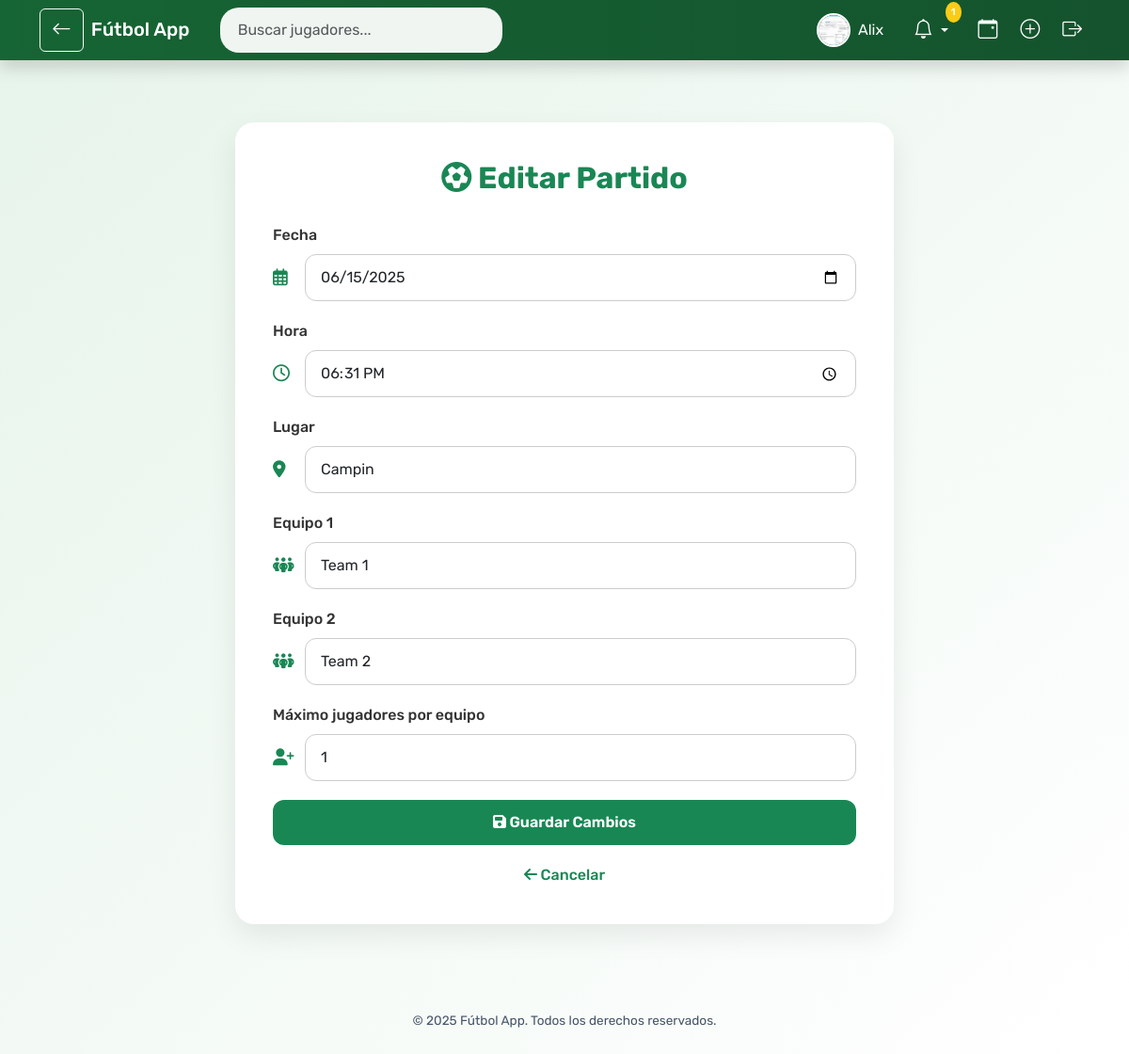
The page /partido/11/editar (signed in) on the database its author committed.
### models.py (models this page shows, shortened)
class User(UserMixin, db.Model):
    __tablename__ = 'user'
    id = db.Column(db.Integer, primary_key=True)
    username = db.Column(db.String(100), unique=True, nullable=False)
    password = db.Column(db.String(200), nullable=False)
    foto_perfil = db.Column(db.String(120), default='default.jpg')
    calificaciones_recibidas = db.relationship(
        'Calificacion', foreign_keys='Calificacion.evaluado_id',
        back_populates='evaluado', lazy='dynamic'
    )
    calificaciones_realizadas = db.relationship(
        'Calificacion', foreign_keys='Calificacion.evaluador_id',
        back_populates='evaluador', lazy='dynamic'
    )
    inscripciones = db.relationship('Inscripcion', back_populates='user', lazy='dynamic')
    partidos_creados = db.relationship('Partido', back_populates='organizador', lazy='dynamic')
    amistades_enviadas = db.relationship('Amistad',
                                         foreign_keys='Amistad.usuario_id',
                                         backref='solicitante', lazy='dynamic')
    amistades_recibidas = db.relationship('Amistad',
                                          foreign_keys='Amistad.amigo_id',
                                          backref='receptor', lazy='dynamic')

class Partido(db.Model):
    __tablename__ = 'partido'
    id = db.Column(db.Integer, primary_key=True)
    fecha_hora = db.Column(db.DateTime, nullable=False)
    lugar = db.Column(db.String(200), nullable=False)
    equipo1 = db.Column(db.String(100), nullable=False)
    equipo2 = db.Column(db.String(100), nullable=False)
    max_jugadores = db.Column(db.Integer, nullable=False)
    resultado = db.Column(db.String(100))
    cerrado = db.Column(db.Boolean, default=False)
    solo_por_invitacion = db.Column(db.Boolean, default=False)
    enlace_invitacion = db.Column(db.String(100), unique=True, nullable=True)  # ✅ Link público
    organizador_id = db.Column(db.Integer, db.ForeignKey('user.id'))
    organizador = db.relationship('User', back_populates='partidos_creados')
    inscripciones = db.relationship('Inscripcion', back_populates='partido', cascade="all, delete-orphan")
    calificaciones = db.relationship('Calificacion', backref='partido', lazy='dynamic', cascade="all, delete-orphan")

### app.py (the view, shortened to what this page needs)
@app.route('/partido/<int:partido_id>/editar', methods=['GET', 'POST'])
@login_required
def editar_partido(partido_id):
    partido = Partido.query.get_or_404(partido_id)
    if partido.cerrado:
        flash("Este partido ya fue cerrado y no puede ser editado.")
        return redirect(url_for('detalle_partido', partido_id=partido_id))
    if current_user.id != partido.organizador_id:
        abort(403)
    return render_template('editar_partido.html', partido=partido)

### app.py (called while the page is built)
@login_manager.user_loader
def load_user(user_id):
    return User.query.get(int(user_id))

@app.context_processor
def utility_processor():
    def calificacion_jugador_en_partido(jugador, partido_id):
        calificaciones = [c.puntuacion for c in jugador.calificaciones_recibidas if c.partido_id == partido_id]
        if calificaciones:
            return round(sum(calificaciones) / len(calificaciones), 2)
        return None
    return dict(calificacion_jugador_en_partido=calificacion_jugador_en_partido)

@app.context_processor
def inject_notificaciones():
    if current_user.is_authenticated:
        solicitudes = Amistad.query.filter_by(amigo_id=current_user.id, confirmada=False).count()
        invitaciones = Invitacion.query \
            .filter_by(usuario_id=current_user.id) \
            .join(Partido).filter(Partido.cerrado == False).count()
        return {
            'solicitudes_count': solicitudes,
            'invitaciones_count': invitaciones
        }
    return {
        'solicitudes_count': 0,
        'invitaciones_count': 0
    }

### templates/editar_partido.html (shortened to what this page needs)
{% extends 'base.html' %}
{% block content %}
<link rel="stylesheet" href="https://cdnjs.cloudflare.com/ajax/libs/font-awesome/6.5.0/css/all.min.css" />
<div class="edit-card">
    <h2><i class="fas fa-futbol"></i> Editar Partido</h2>
    <form method="POST">
        <div class="form-group">
            <label for="fecha" class="form-label">Fecha</label>
            <div class="input-icon">
                <i class="fa-regular fa-calendar-days"></i>
                <input type="date" id="fecha" name="fecha" class="form-control" value="{{ partido.fecha_hora.strftime('%Y-%m-%d') }}" required>
            </div>
        </div>
        <div class="form-group">
            <label for="hora" class="form-label">Hora</label>
            <div class="input-icon">
                <i class="fa-regular fa-clock"></i>
                <input type="time" id="hora" name="hora" class="form-control" value="{{ partido.fecha_hora.strftime('%H:%M') }}" required>
            </div>
        </div>
        <div class="form-group">
            <label for="lugar" class="form-label">Lugar</label>
            <div class="input-icon">
                <i class="fa-solid fa-location-dot"></i>
                <input type="text" id="lugar" name="lugar" class="form-control" value="{{ partido.lugar }}" required>
            </div>
        </div>
        <div class="form-group">
            <label for="equipo1" class="form-label">Equipo 1</label>
            <div class="input-icon">
                <i class="fa-solid fa-people-group"></i>
                <input type="text" id="equipo1" name="equipo1" class="form-control" value="{{ partido.equipo1 }}" required>
            </div>
        </div>
        <div class="form-group">
            <label for="equipo2" class="form-label">Equipo 2</label>
            <div class="input-icon">
                <i class="fa-solid fa-people-group"></i>
                <input type="text" id="equipo2" name="equipo2" class="form-control" value="{{ partido.equipo2 }}" required>
            </div>
        </div>
        <div class="form-group">
            <label for="max_jugadores" class="form-label">Máximo jugadores por equipo</label>
            <div class="input-icon">
                <i class="fa-solid fa-user-plus"></i>
                <input type="number" id="max_jugadores" name="max_jugadores" class="form-control" min="1" value="{{ partido.max_jugadores }}" required>
            </div>
        </div>
        <button type="submit" class="btn btn-success w-100"><i class="fas fa-save"></i> Guardar Cambios</button>
    </form>
    <a href="{{ url_for('detalle_partido', partido_id=partido.id) }}" class="btn-cancel">
        <i class="fas fa-arrow-left"></i> Cancelar
    </a>
</div>
{% endblock %}

### templates/base.html (shortened to what this page needs)
<!DOCTYPE html>
<html lang="es">
<head>
    <link href="https://cdn.jsdelivr.net/npm/bootstrap@5.3.3/dist/css/bootstrap.min.css" rel="stylesheet">
    <link href="https://cdn.jsdelivr.net/npm/bootstrap-icons@1.11.0/font/bootstrap-icons.css" rel="stylesheet">
    <link href="https://cdn.jsdelivr.net/npm/bootstrap@5.3.0/dist/css/bootstrap.min.css" rel="stylesheet">
    <link href="https://cdnjs.cloudflare.com/ajax/libs/font-awesome/6.4.0/css/all.min.css" rel="stylesheet">
    <link href="https://cdn.jsdelivr.net/npm/bootstrap-icons@1.10.5/font/bootstrap-icons.css" rel="stylesheet">
</head>
<body>
<nav class="navbar navbar-expand-lg fixed-top shadow">
    <div class="container">
        {% if request.endpoint not in ['index', 'inicio'] %}
        <a href="javascript:history.back()" class="btn btn-outline-light me-2" data-bs-toggle="tooltip" title="Volver">
            <i class="bi bi-arrow-left"></i>
        </a>
        {% endif %}
        <a class="navbar-brand" href="{{ url_for('index') if current_user.is_authenticated else url_for('inicio') }}">
             Fútbol App
        </a>
        <div class="collapse navbar-collapse" id="mainNavbar">
            {% if current_user.is_authenticated %}
                <form class="d-flex position-relative me-auto ms-3" style="width: 300px;" onsubmit="return false;">
                    <input id="busqueda-nav" type="search" class="form-control" placeholder="Buscar jugadores..." autocomplete="off">
                </form>
            {% endif %}
            <ul class="navbar-nav ms-auto align-items-center">
                {% if current_user.is_authenticated %}
                    <li class="nav-item me-3 d-flex align-items-center gap-2">
                        <a href="{{ url_for('perfil_usuario', user_id=current_user.id) }}" class="d-flex align-items-center text-decoration-none text-white" data-bs-toggle="tooltip" title="Mi perfil">
                            <img src="{{ url_for('static', filename='profile_pics/' ~ current_user.foto_perfil) }}" alt="Perfil" class="nav-profile-img">
                            <span class="ms-2">{{ current_user.username }}</span>
                        </a>
                    </li>
                    <li class="nav-item dropdown me-2 notification-icon" data-bs-toggle="tooltip" title="Notificaciones">
                        <a class="nav-link dropdown-toggle" href="#" role="button" data-bs-toggle="dropdown">
                            <i class="bi bi-bell"></i>
                            {% if solicitudes_count + invitaciones_count > 0 %}
                                <span class="notification-badge">{{ solicitudes_count + invitaciones_count }}</span>
                            {% endif %}
                        </a>
                    </li>
                    <li class="nav-item" data-bs-toggle="tooltip" title="Eventos">
                        <a class="nav-link" href="{{ url_for('index') }}">
                            <i class="bi bi-calendar-event"></i>
                        </a>
                    </li>
                    <li class="nav-item" data-bs-toggle="tooltip" title="Crear partido">
                        <a class="nav-link" href="{{ url_for('crear_partido') }}">
                            <i class="bi bi-plus-circle"></i>
                        </a>
                    </li>
                    <li class="nav-item" data-bs-toggle="tooltip" title="Cerrar sesión">
                        <a class="nav-link text-warning" href="{{ url_for('logout') }}">
                            <i class="bi bi-box-arrow-right"></i>
                        </a>
                    </li>
                {% endif %}
            </ul>
        </div>
    </div>
</nav>
<main class="container-fluid contenido">
    {% block content %}{% endblock %}
</main>
<footer>
    © {{ current_year or 2025 }} Fútbol App. Todos los derechos reservados.
</footer>
</body>
</html>

### templates/base.html (style rules this page uses)
body { background: linear-gradient(to bottom right, #e6f4ea, #ffffff); font-family: 'Segoe UI', Tahoma, Geneva, Verdana, sans-serif; padding-top: 70px; color: #1e293b; }
.navbar { background: linear-gradient(to right, #166534, #14532d); padding: 0.5rem 1rem; box-shadow: 0 2px 8px rgba(0, 0, 0, 0.08); }
.navbar .navbar-brand, .navbar .nav-link, .navbar .dropdown-toggle { color: #ffffff !important; font-weight: 500; }
.nav-profile-img { width: 36px; height: 36px; object-fit: cover; border-radius: 50%; border: 2px solid white; }
.navbar .bi { font-size: 1.3rem; }
.navbar .nav-item { margin-left: 0.5rem; }
footer { background: transparent; color: #475569; font-size: 0.85rem; padding: 2rem 0; text-align: center; margin-top: 3rem; }
.notification-icon { position: relative; }
.notification-badge { position: absolute; top: -6px; right: -6px; background-color: #facc15; color: white; font-size: 0.65rem; border-radius: 50%; padding: 3px 6px; }
form.d-flex input[type="search"] { border-radius: 20px; padding-left: 1.2rem; background-color: #f1f5f1; border: none; }

### templates/editar_partido.html (style rules this page uses)
body { font-family: 'Rubik', sans-serif; background-color: #f0f2f5; }
.edit-card { max-width: 700px; margin: 60px auto; background: #fff; border-radius: 20px; box-shadow: 0 12px 30px rgba(0, 0, 0, 0.08); padding: 40px; }
.edit-card h2 { color: #198754; font-weight: 700; text-align: center; margin-bottom: 30px; }
.form-label { font-weight: 500; color: #333; }
.form-group { margin-bottom: 20px; }
.form-control { border-radius: 12px; padding: 12px 16px; border: 1px solid #ccc; font-size: 16px; transition: all 0.2s ease; }
.input-icon { display: flex; align-items: center; }
.input-icon i { margin-right: 10px; color: #198754; min-width: 24px; font-size: 18px; }
.btn-success { background-color: #198754; font-weight: 600; padding: 12px; border-radius: 12px; border: none; transition: background-color 0.3s ease; }
.btn-cancel { display: block; margin-top: 20px; text-align: center; color: #198754; text-decoration: none; font-weight: 500; }

### rows shown on the page
User: foto_perfil (picture), username "Alix"
Partido: fecha "06/15/2025", hora "18:31", lugar "Campin", equipo1 "Team 1", equipo2 "Team 2", max_jugadores "1"

### other values the page prints
{{ solicitudes_count + invitaciones_count }} "1"
{{ current_year or 2025 }} "2025"
